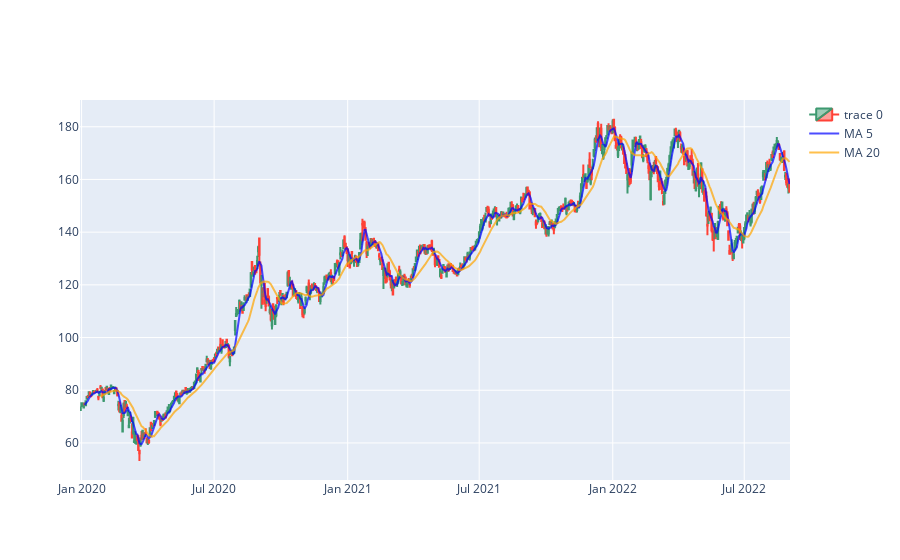

Here is the notebook cell this chart was saved with:
### Code cell
fig.add_trace(go.Scatter(x=df.index, 
                         y=df['MA5'], 
                         opacity=0.7, 
                         line=dict(color='blue', width=2), 
                         name='MA 5'))
fig.add_trace(go.Scatter(x=df.index, 
                         y=df['MA20'], 
                         opacity=0.7, 
                         line=dict(color='orange', width=2), 
                         name='MA 20'))

### Figure 1 — Plotly figure (JSON) as saved in the notebook; plotly's stock layout.template omitted (floating-point values rounded to 4 significant figures; data arrays with more than 128 entries replaced by an {"elided": "..."} marker saying what was removed)
{"data": [{"close": {"elided": "675 float values"}, "high": {"elided": "675 float values"}, "low": {"elided": "675 float values"}, "open": {"elided": "675 float values"}, "type": "candlestick", "x": {"elided": "675 str values"}}, {"line": {"color": "blue", "width": 2}, "name": "MA 5", "opacity": 0.7, "type": "scatter", "x": {"elided": "675 str values"}, "y": {"elided": "675 float values"}}, {"line": {"color": "orange", "width": 2}, "name": "MA 20", "opacity": 0.7, "type": "scatter", "x": {"elided": "675 str values"}, "y": {"elided": "675 float values"}}], "layout": {"xaxis": {"rangebreaks": [{"values": {"elided": "302 str values"}}], "rangeslider": {"visible": false}}}}
